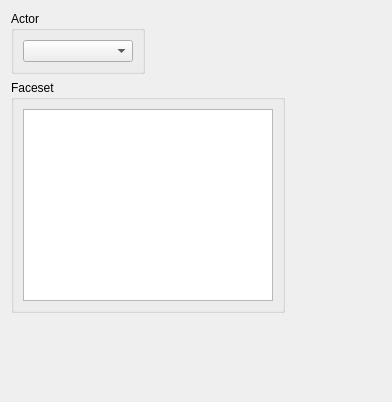
<?xml version="1.0" encoding="UTF-8"?>
<ui version="4.0">
 <class>ChangeActorFaceWidget</class>
 <widget class="QWidget" name="ChangeActorFaceWidget">
  <property name="geometry">
   <rect>
    <x>0</x>
    <y>0</y>
    <width>392</width>
    <height>402</height>
   </rect>
  </property>
  <layout class="QGridLayout" name="gridLayout_3">
   <item row="0" column="0">
    <widget class="QGroupBox" name="groupBox">
     <property name="title">
      <string>Actor</string>
     </property>
     <layout class="QGridLayout" name="gridLayout_2">
      <item row="0" column="0">
       <widget class="ActorRpgComboBox" name="comboActor_arg0"/>
      </item>
     </layout>
    </widget>
   </item>
   <item row="1" column="0" colspan="2">
    <widget class="QGroupBox" name="groupBox_2">
     <property name="title">
      <string>Faceset</string>
     </property>
     <layout class="QGridLayout" name="gridLayout">
      <item row="0" column="0">
       <widget class="FaceSetGraphicsView" name="viewFace"/>
      </item>
     </layout>
    </widget>
   </item>
   <item row="1" column="2">
    <spacer name="horizontalSpacer">
     <property name="orientation">
      <enum>Qt::Horizontal</enum>
     </property>
     <property name="sizeHint" stdset="0">
      <size>
       <width>99</width>
       <height>20</height>
      </size>
     </property>
    </spacer>
   </item>
   <item row="2" column="1">
    <spacer name="verticalSpacer">
     <property name="orientation">
      <enum>Qt::Vertical</enum>
     </property>
     <property name="sizeHint" stdset="0">
      <size>
       <width>20</width>
       <height>67</height>
      </size>
     </property>
    </spacer>
   </item>
  </layout>
 </widget>
 <customwidgets>
  <customwidget>
   <class>ActorRpgComboBox</class>
   <extends>QComboBox</extends>
   <header>ui/common/rpg_combobox.h</header>
  </customwidget>
  <customwidget>
   <class>FaceSetGraphicsView</class>
   <extends>QGraphicsView</extends>
   <header>ui/viewer/rpg_graphics_view.h</header>
  </customwidget>
 </customwidgets>
 <resources/>
 <connections/>
 <slots>
  <slot>helpRequested()</slot>
 </slots>
</ui>
